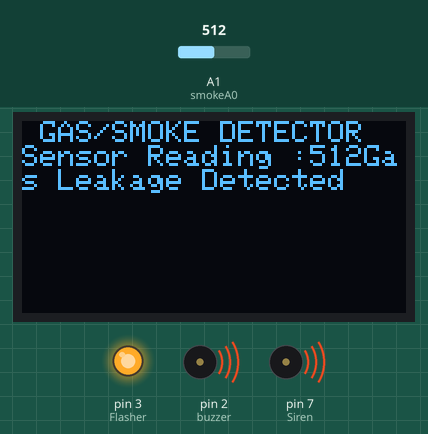
The sketch below on a simulated Arduino Uno, built with avr-gcc and run on an emulated ATmega328P. Parts: 128×64 one-colour display, output pins drawn as LEDs (lit = HIGH), buzzer (waves = sounding, pin HIGH). The test bench sets the inputs (shaded band); at power-on: A1 (smokeA0) = 512. What the sketch prints to the serial monitor is not drawn.

Above: at 1.2 s.
1.3 s: A1 (smokeA0) set to 412
At 1.9 s:
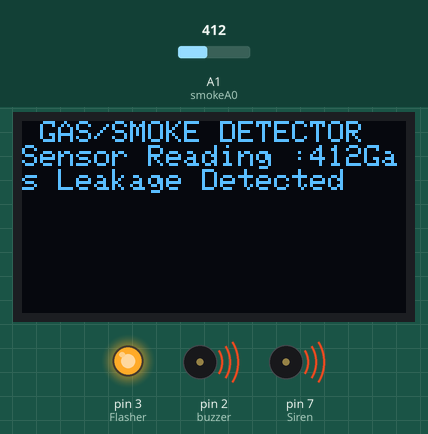
2.9 s: A1 (smokeA0) set to 384
At 4.2 s:
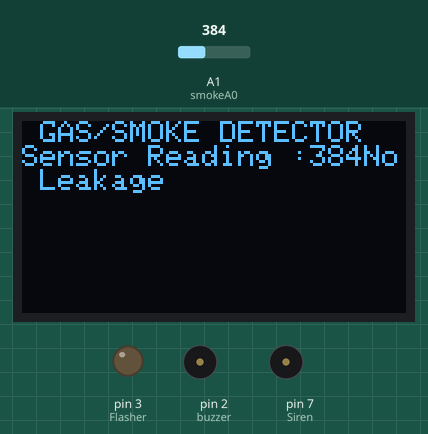
4.5 s: A1 (smokeA0) set to 410
At 5.3 s:
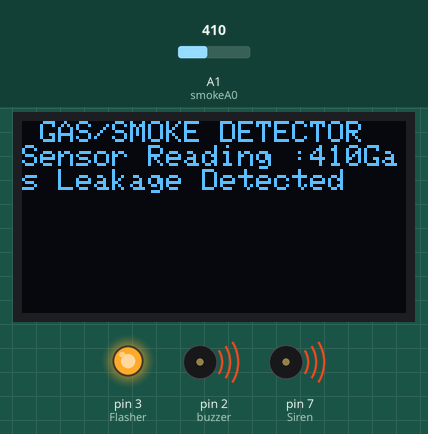
Timing chart, 0 to 7.5 s (numbered marks = the images above; inputs shaded):
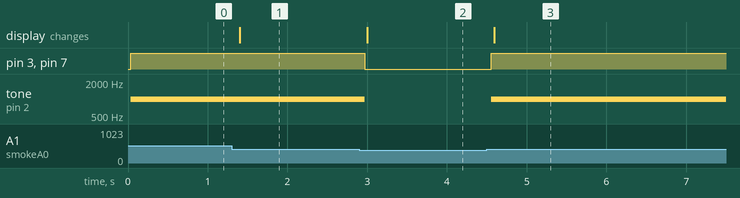

The sketch:

seeed_smoke_detector.ino
```cpp
#include <SPI.h>
#include <Wire.h>
#include <Adafruit_GFX.h>
#include <Adafruit_SSD1306.h>

#define OLED_RESET 4
Adafruit_SSD1306 display(OLED_RESET);
int Flasher = 3;
int Siren = 7;
int buzzer = 2;
int smokeA0 = A1;
// My threshold value
int sensorThres = 400;

void setup() {

  display.begin(SSD1306_SWITCHCAPVCC, 0x3C);
  display.clearDisplay();
  pinMode(Flasher, OUTPUT);
  pinMode(Siren, OUTPUT);
  pinMode(buzzer, OUTPUT);
  pinMode(smokeA0, INPUT);
  Serial.begin(9600);
}

void loop() {
  int analogSensor = analogRead(smokeA0);

  Serial.print("Pin A0: ");
  Serial.println(analogSensor);
  // Checks if it has reached the threshold value
  if (analogSensor > sensorThres)
  {
    digitalWrite(Flasher, HIGH);
    digitalWrite(Siren, HIGH);
    tone(buzzer, 1000, 200);
    display.clearDisplay();
    display.setTextSize(1);
    display.setTextColor(WHITE);
    display.setCursor(0,0);
    display.println(" GAS/SMOKE DETECTOR ");
    display.print("Sensor Reading :");
    display.print(analogSensor);
    display.println("Gas Leakage Detected");
    display.display();
  }
  else
  {
    digitalWrite(Flasher, LOW);
    digitalWrite(Siren, LOW);
    noTone(buzzer);
    display.clearDisplay();
    display.setTextSize(1);
    display.setTextColor(WHITE);
    display.setCursor(0,0);
    display.println(" GAS/SMOKE DETECTOR ");
    display.print("Sensor Reading :");
    display.print(analogSensor);
    display.println("No Leakage");
    display.display();
  }
  delay(100);
}
```

Measured:
- the behaviour switches between 401 and 400 on A1 (smokeA0) (found by bisection; images 1 and 2)
- after the input at 1.3 s, the display: changes after 0.10 s (image 1)
- after the input at 2.9 s, pin 3 (Flasher), pin 7 (Siren): HIGH → LOW after 0.07 s; tone on pin 2 (buzzer): 1000 Hz → silent after 0.07 s; the display: changes after 0.10 s (image 2)
- after the input at 4.5 s, pin 3 (Flasher), pin 7 (Siren): LOW → HIGH after 0.06 s; tone on pin 2 (buzzer): silent → 1000 Hz after 0.06 s; the display: changes after 0.09 s (image 3)
